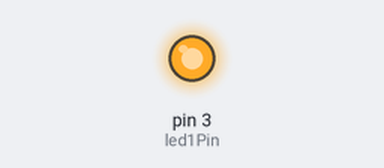
The sketch below on a simulated Arduino Uno, built with avr-gcc and run on an emulated ATmega328P. On the bench: output pins drawn as LEDs (lit = HIGH).

Above: at 2.5 s.
At 11.5 s:
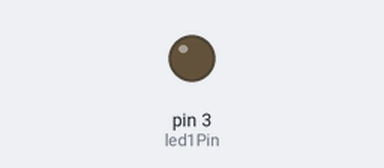
Timing chart, 0 to 23.4 s (numbered marks = the images above):
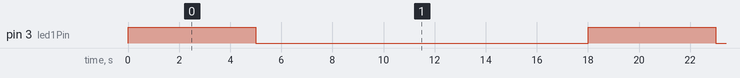

Measured:
- by itself, pin 3 (led1Pin): alternates HIGH for 5.0 s and LOW for 13.0 s

The sketch:

LED_Flash_Sequence.ino
```cpp
/* LAB 5: LED Flash Code pt 2 */

// Variables
const int led1Pin = 3;
const int freq = 1000;
const int delay1 = 5000;
const int delay2 = 3000;

void setup() {
  pinMode(led1Pin, OUTPUT);
}

void loop() {
  digitalWrite(led1Pin, HIGH); // turn the LED on
  delay(delay1); // wait for a second
  digitalWrite(led1Pin, LOW); // turn the LED off
  delay(delay2); // wait for a second
  for(int i = 0; i < 10; i++) {
    digitalWrite(led1Pin, HIGH); // turn the LED on
    digitalWrite(led1Pin, LOW); // turn the LED off
    delay(freq); // wait for a second
  }
}
```
